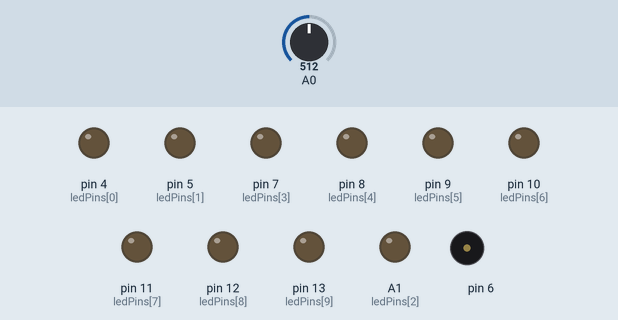
Bench run of a sketch on a simulated Arduino Uno, built with avr-gcc and run on an emulated ATmega328P. Parts: output pins drawn as LEDs (lit = HIGH), buzzer (waves = sounding). The test bench sets the inputs (shaded band); at power-on: A0 = 512.

Above: at 1.2 s.
1.3 s: A0 set to 787
2.8 s: A0 set to 818
At 2.95 s:
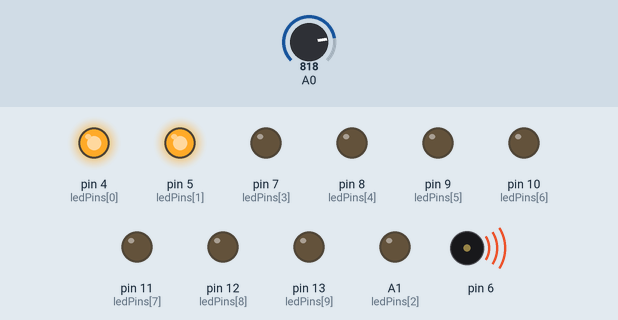
At 4.7 s:
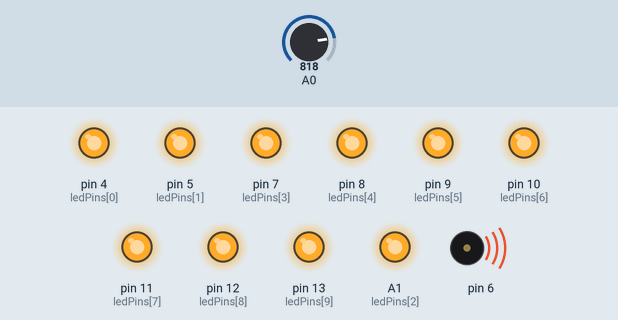
Timing chart, 0 to 6.2 s (numbered marks = the images above; inputs shaded):
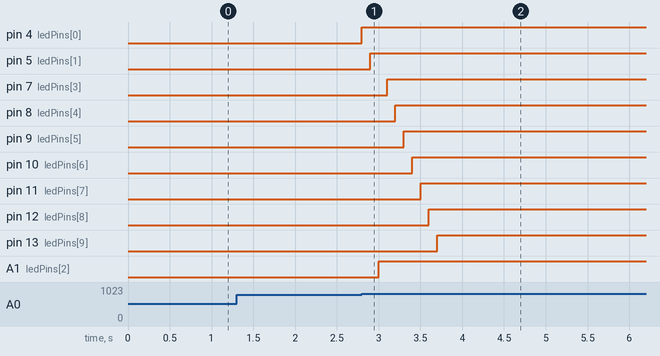

The sketch:

FysDesGlove.ino
```cpp
#include <tone.h>

const int ledCount = 10;
int power = 0;


int ledPins[] = {
 4, 5, A1, 7, 8, 9, 10, 11 ,12 ,13 };   // an array of pin numbers to which LEDs are attached


void setup() {
  // loop over the pin array and set them all to output:
  for (int thisLed = 0; thisLed < ledCount; thisLed++) {
    pinMode(ledPins[thisLed], OUTPUT);
  }

  //presure sensor
  Serial.begin(9600);
}

void loop(){
   // Read the input on analog pin 0:
  int sensorValue = analogRead(A0);

  if(sensorValue > 800 && power < 10){
     digitalWrite(ledPins[power], HIGH);
     tone(6, (440*power)/2, 100);
     power++;
     delay(100);
  }

  if(power >= 10 && sensorValue > 800){
     tone(6, 440*10/2);
  }


  if(sensorValue < 500 && power == 10) shoot();

}

void shoot () {
  noTone(6);
  power = 0;
  for(int thisLed = 0; thisLed < ledCount; thisLed++){
    digitalWrite(ledPins[thisLed], LOW);
  }
  digitalWrite(3, HIGH);
  delay(300);
  digitalWrite(3, LOW);
}
```

Measured:
- the behaviour switches between 800 and 801 on A0 (found by bisection; images 0 and 1)
- after the input at 1.3 s, every drawn part: stays the same
- after the input at 2.8 s, pin 4 (ledPins[0]): LOW → HIGH at once; pin 5 (ledPins[1]): LOW → HIGH after 0.10 s; pin 7 (ledPins[3]): LOW → HIGH after 0.30 s; pin 8 (ledPins[4]): LOW → HIGH after 0.40 s; pin 9 (ledPins[5]): LOW → HIGH after 0.50 s
